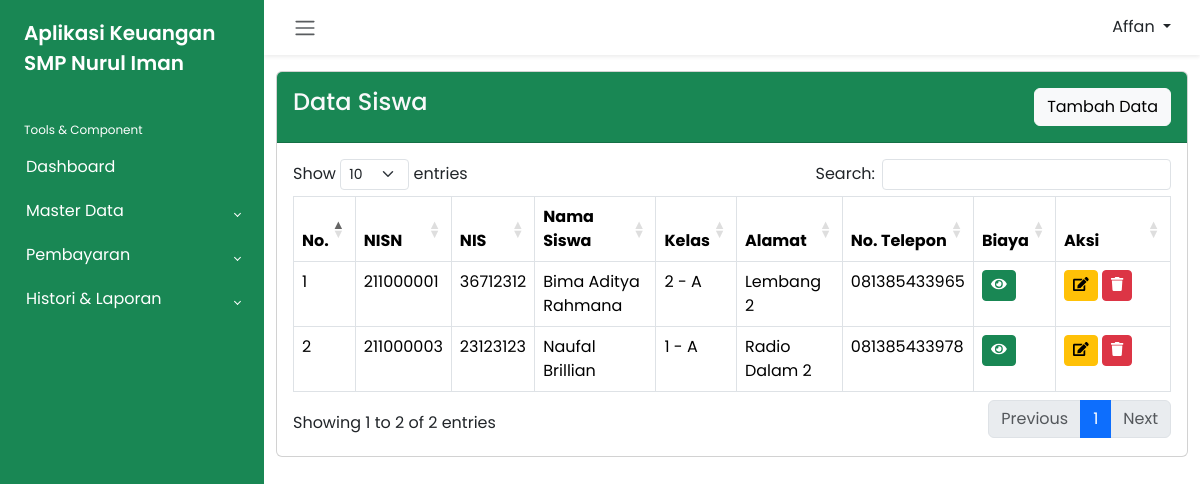
The page /admin/siswa.php (signed in) on the database its author committed.
### tables this page shows
CREATE TABLE `petugas` (
  `id_petugas` int(11) NOT NULL,
  `user_name` varchar(50) NOT NULL,
  `pass_word` varchar(64) NOT NULL,
  `nama_petugas` varchar(50) NOT NULL,
  `level` enum('admin','petugas') NOT NULL
);

CREATE TABLE `siswa` (
  `nisn` char(10) NOT NULL,
  `nis` char(8) NOT NULL,
  `nama_siswa` varchar(50) NOT NULL,
  `id_kelas` int(11) NOT NULL,
  `alamat` text NOT NULL,
  `no_telp` varchar(13) NOT NULL,
  `id_ppdb` int(11) NOT NULL,
  `id_spp` int(11) NOT NULL,
  `id_buku` int(11) NOT NULL,
  `id_kegiatan` int(11) NOT NULL
);

CREATE TABLE `kelas` (
  `id_kelas` int(11) NOT NULL,
  `nama_kelas` varchar(10) NOT NULL
);

### admin/siswa.php (the view, shortened to what this page needs)
<?php
include 'header.php';
include '../function.php';
?>
<div class="card mb-4">
    <div class="card-header bg-success py-3 d-flex justify-content-between">
        <h4 class="m-0 font-weight-bold text-light">Data Siswa</h4>
        <button type="button" class="btn btn-light" data-bs-toggle="modal" data-bs-target="#addModal">
            Tambah Data
        </button>
    </div>
    <div class="card-body">
        <table class="table table-bordered" id="myTable" width="100%" cellspacing="0">
            <thead>
                <tr>
                    <th width="10px">No.</th>
                    <th>NISN</th>
                    <th>NIS</th>
                    <th>Nama Siswa</th>
                    <th>Kelas</th>
                    <th>Alamat</th>
                    <th>No. Telepon</th>
                    <th>Biaya</th>
                    <th width="80px">Aksi</th>
                </tr>
            </thead>
            <tbody>
                <?php
                $number = 1;
                $query = "SELECT * FROM siswa, kelas
                        WHERE siswa.id_kelas = kelas.id_kelas
                        ORDER BY nisn ASC";
                $result = mysqli_query($conn, $query);
                while ($row = mysqli_fetch_assoc($result)) :
                ?>
                    <tr>
                        <td><?= $number++ ?></td>
                        <td><?= $row['nisn'] ?></td>
                        <td><?= $row['nis'] ?></td>
                        <td><?= $row['nama_siswa'] ?></td>
                        <td><?= $row['nama_kelas'] ?></td>
                        <td><?= $row['alamat'] ?></td>
                        <td><?= $row['no_telp'] ?></td>
                        <td>
                            <a href="detail_pembayaran_siswa.php?nisn=<?= $row['nisn'] ?>" class="btn btn-sm btn-success mb-1"><span class="fas fa-eye"></span></a>
                        </td>
                        <td>
                            <a href="editsiswa.php?nisn=<?= $row['nisn'] ?>" class="btn btn-sm btn-warning"><span class="fas fa-edit"></span></a>
                            <a href="siswa.php?nisn=<?= $row['nisn'] ?>" class="btn btn-sm btn-danger" onclick="return confirm('Apakah yakin ingin menghapus data?')"><span class="fas fa-trash"></span></a>
                        </td>
                    </tr>
                <?php endwhile; ?>
            </tbody>
        </table>
    </div>
    <?php
    include 'footer.php';
    ?>

### admin/header.php (shortened to what this page needs)
<?php
include '../function.php';
?>
<!DOCTYPE html>
<html lang="en">
<head>
    <link rel="stylesheet" href="../dist/css/bootstrap.min.css">
    <link rel="stylesheet" href="../dist/css/dataTables.bootstrap5.min.css">
    <link rel="stylesheet" href="../dist/css/all.css">
    <link rel="stylesheet" href="../dist/css/bootstrap-chosen.css">
    <link rel="stylesheet" href="../dist/css/style.css">
</head>
<body>
    <div class="wrapper">
        <aside id="sidebar" class="bg-success">
            <div class="h-100">
                <div class="sidebar-logo">
                    <a href="#">Aplikasi Keuangan SMP Nurul Iman</a>
                </div>
                <ul class="sidebar-nav">
                    <li class="sidebar-header">
                        Tools & Component
                    </li>
                    <li class="sidebar-item">
                        <a href="index.php" class="sidebar-link">
                            Dashboard
                        </a>
                    </li>
                    <li class="sidebar-item">
                        <a href="#" class="sidebar-link collapsed" data-bs-toggle="collapse" data-bs-target="#masterData" aria-expanded="false" aria-controls="masterData">
                            Master Data
                        </a>
                    </li>
                    <li class="sidebar-item">
                        <a href="#" class="sidebar-link collapsed" data-bs-toggle="collapse" data-bs-target="#pembayaran" aria-expanded="false" aria-controls="pembayaran">
                            Pembayaran
                        </a>
                    </li>
                    <li class="sidebar-item">
                        <a href="#" class="sidebar-link collapsed" data-bs-toggle="collapse" data-bs-target="#histori" aria-expanded="false" aria-controls="histori">
                            Histori & Laporan
                        </a>
                    </li>
                </ul>
            </div>
        </aside>
        <div class="main">
            <nav class="navbar navbar-expand px-3 shadow-sm d-flex justify-content-between">
                <button class="btn" type="button">
                    <span class="navbar-toggler-icon"></span>
                </button>
                <?php
                $id_petugas = $_SESSION['id_petugas'];
                $query = mysqli_query($conn, "SELECT * FROM petugas WHERE id_petugas = '$id_petugas'");
                $row = mysqli_fetch_assoc($query);
                ?>
                <div class="dropdown">
                    <button class="btn dropdown-toggle" type="button" id="dropdownMenuButton1" data-bs-toggle="dropdown" aria-expanded="false">
                        <span><?= $row['nama_petugas']; ?></span>
                    </button>
                </div>
            </nav>
            <div class="container pt-3">

### rows shown on the page
petugas: nama_petugas "Affan"
siswa: nisn "211000001", nis "36712312", nama_siswa "Bima Aditya Rahmana", id_kelas.nama_kelas "2 - A", alamat "Lembang 2", no_telp "081385433965"
siswa: nisn "211000003", nis "23123123", nama_siswa "Naufal Brillian", id_kelas.nama_kelas "1 - A", alamat "Radio Dalam 2", no_telp "081385433978"
